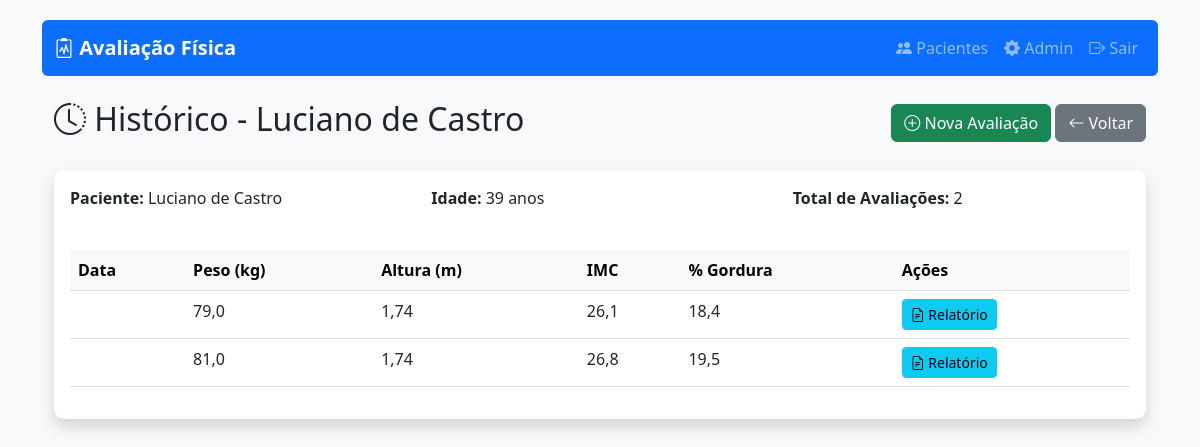
The page /pacientes/1/historico/ (signed in) on the database as committed earlier.
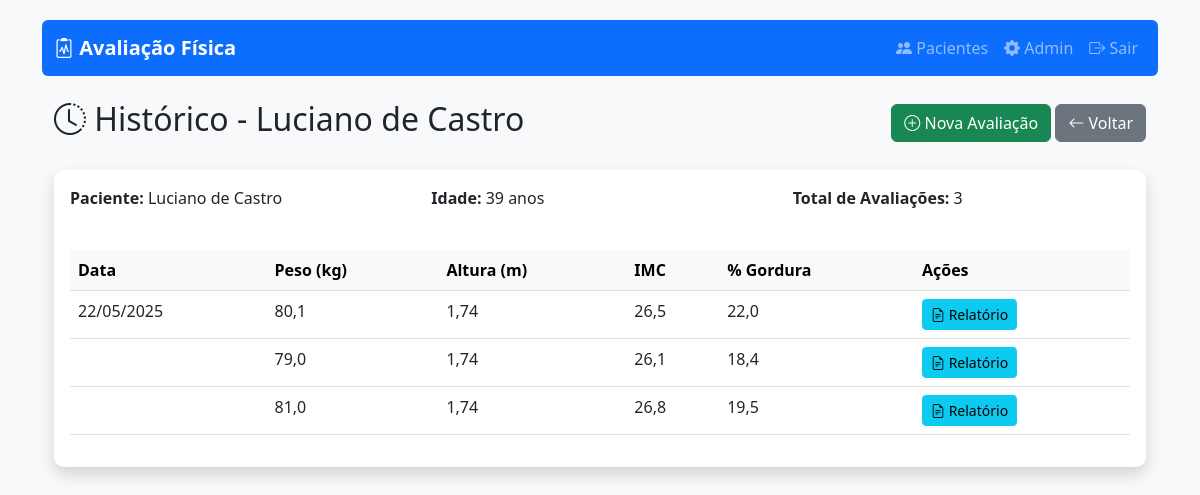
The same page on the database as committed later.
### avaliacao/models.py (models this page shows, shortened)
class Avaliacao(models.Model):
    PROTOCOLOS = [
        ('POLLOCK_7', 'Pollock 7 Dobras'),
        ('FALKNER_4', 'Falkner 4 Dobras'),
    ]
    protocolo = models.CharField(
        max_length=10,
        choices=PROTOCOLOS,
        default='POLLOCK_7'
    )
    paciente = models.ForeignKey(Paciente, on_delete=models.CASCADE, related_name='avaliacoes')
    data_avaliacao = models.DateField()  # Removido o 'default' (agora será obrigatório preencher)
    altura = models.FloatField(help_text="Altura em metros")
    peso = models.FloatField(help_text="Peso em kg")
    percentual_gordura = models.FloatField(verbose_name="% Gordura")
    massa_magra = models.FloatField()
    gordura_visceral = models.IntegerField()
    tmb = models.IntegerField(verbose_name="Taxa Metabólica Basal")
    idade_metabolica = models.IntegerField()
    observacoes = models.TextField(blank=True)
    torax = models.FloatField('Tórax', null=True, blank=True)
    triceps = models.FloatField('Tríceps', null=True, blank=True)
    abdominal = models.FloatField('Abdominal', null=True, blank=True)
    coxa = models.FloatField('Coxa', null=True, blank=True)
    axilar_media = models.FloatField('Axilar Média', null=True, blank=True)
    subescapular = models.FloatField('Subescapular', null=True, blank=True)
    suprailiaca = models.FloatField('Supra-ilíaca', null=True, blank=True)
    braco_direito = models.FloatField('Braço Direito (mm)', null=True, blank=True)
    braco_esquerdo = models.FloatField('Braço Esquerdo (mm)', null=True, blank=True)
    antebraco_direito = models.FloatField('Antebraço Direito (mm)', null=True, blank=True)
    antebraco_esquerdo = models.FloatField('Antebraço Esquerdo (mm)', null=True, blank=True)
    cintura = models.FloatField('Cintura (mm)', null=True, blank=True)
    quadril = models.FloatField('Quadril (mm)', null=True, blank=True)
    tronco = models.FloatField('Tronco (mm)', null=True, blank=True)
    abdomen = models.FloatField('Abdômen (mm)', null=True, blank=True)
    coxa_direita = models.FloatField('Coxa Direita (mm)', null=True, blank=True)
    coxa_esquerda = models.FloatField('Coxa Esquerda (mm)', null=True, blank=True)
    panturrilha_direita = models.FloatField('Panturrilha Direita (mm)', null=True, blank=True)
    panturrilha_esquerda = models.FloatField('Panturrilha Esquerda (mm)', null=True, blank=True)
    class Meta:
        ordering = ['-data_avaliacao']
    @property
    def imc(self):
        return self.peso / (self.altura ** 2)

### avaliacao/views.py (the view)
# urls.py: path('pacientes/<int:paciente_id>/historico/', views.historico_avaliacoes, name='historico_avaliacoes'),
@login_required
def historico_avaliacoes(request, paciente_id):
    paciente = get_object_or_404(Paciente, pk=paciente_id)
    avaliacoes = Avaliacao.objects.filter(paciente=paciente).order_by('-data_avaliacao')
    return render(request, 'avaliacao/historico.html', {
        'paciente': paciente,
        'avaliacoes': avaliacoes,
        'titulo': f'Histórico - {paciente.nome}'
    })

### avaliacao/models.py (called while the page is built)
    @property
    def idade(self):
        hoje = date.today()
        return hoje.year - self.data_nascimento.year - (
            (hoje.month, hoje.day) < (self.data_nascimento.month, self.data_nascimento.day)
        )

### avaliacao/templates/avaliacao/historico.html
{% extends 'avaliacao/base.html' %}
{% block content %}
<div class="container mt-4">
    <div class="d-flex justify-content-between align-items-center mb-4">
        <h2>
            <i class="bi bi-clock-history"></i>
            {{ titulo }}
        </h2>
        <div>
            <a href="{% url 'avaliacao:nova_avaliacao' paciente.id %}" class="btn btn-success">
                <i class="bi bi-plus-circle"></i> Nova Avaliação
            </a>
            <a href="{% url 'avaliacao:lista_pacientes' %}" class="btn btn-secondary">
                <i class="bi bi-arrow-left"></i> Voltar
            </a>
        </div>
    </div>
    <div class="card shadow">
        <div class="card-body">
            <div class="row mb-4">
                <div class="col-md-4">
                    <p><strong>Paciente:</strong> {{ paciente.nome }}</p>
                </div>
                <div class="col-md-4">
                    <p><strong>Idade:</strong> {{ paciente.idade }} anos</p>
                </div>
                <div class="col-md-4">
                    <p><strong>Total de Avaliações:</strong> {{ avaliacoes.count }}</p>
                </div>
            </div>
            {% if avaliacoes %}
            <div class="table-responsive">
                <table class="table table-hover">
                    <thead class="table-light">
                        <tr>
                            <th>Data</th>
                            <th>Peso (kg)</th>
                            <th>Altura (m)</th>
                            <th>IMC</th>
                            <th>% Gordura</th>
                            <th>Ações</th>
                        </tr>
                    </thead>
                    <tbody>
                        {% for avaliacao in avaliacoes %}
                        <tr>
                            <td>{{ avaliacao.data_avaliacao|date:"d/m/Y" }}</td>
                            <td>{{ avaliacao.peso }}</td>
                            <td>{{ avaliacao.altura }}</td>
                            <td>{{ avaliacao.imc|floatformat:1 }}</td>
                            <td>{{ avaliacao.percentual_gordura }}</td>
                            <td>
                                <a href="{% url 'avaliacao:relatorio_completo' avaliacao.id %}"
                                   class="btn btn-sm btn-info"
                                   title="Ver Relatório">
                                    <i class="bi bi-file-earmark-text"></i> Relatório
                                </a>
                            </td>
                        </tr>
                        {% empty %}
                        <tr>
                            <td colspan="6" class="text-center">Nenhuma avaliação encontrada.</td>
                        </tr>
                        {% endfor %}
                    </tbody>
                </table>
            </div>
            {% else %}
            <div class="alert alert-info">
                Nenhuma avaliação registrada para este paciente.
            </div>
            {% endif %}
        </div>
    </div>
</div>
{% endblock %}

Rows that differ between the two databases and show on the page:
added Avaliacao: data_avaliacao "22/05/2025", peso "80,1", altura "1,74", imc "26,5", percentual_gordura "22,0"
Other text that changed with them:
{{ avaliacoes.count }}: "2" → "3"
